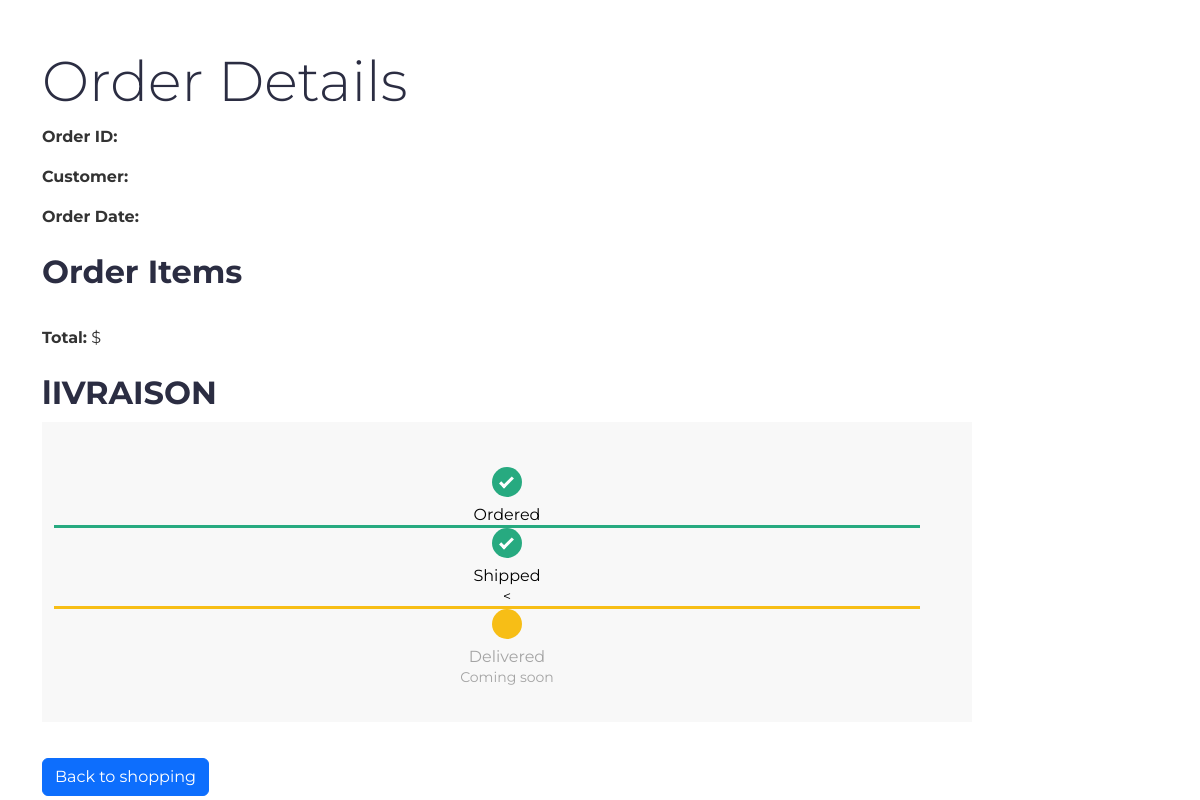
The page /order/123/ on the database as committed earlier.
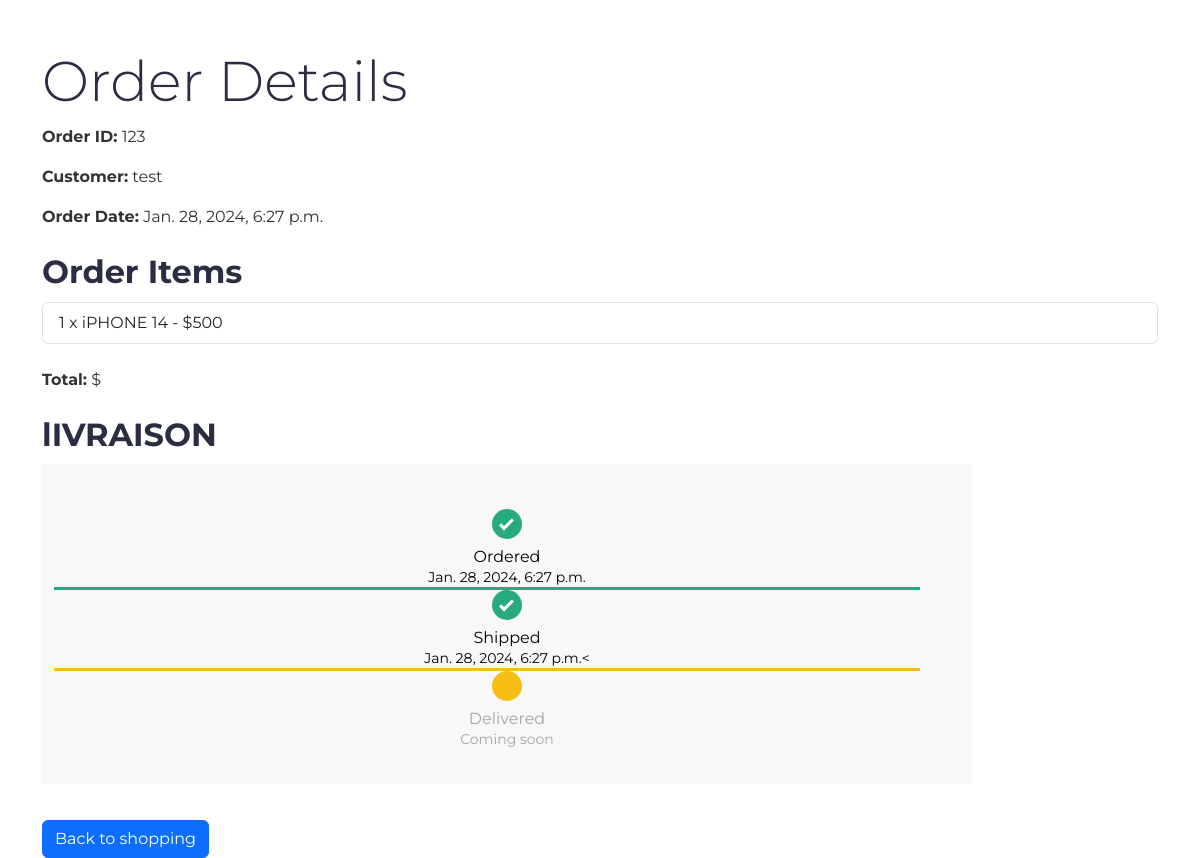
The same page on the database as committed later.
### store/models/Cart.py (models this page shows, shortened)
class Order(models.Model):
    customer = models.ForeignKey(Customer, on_delete=models.CASCADE)
    created_at = models.DateTimeField(auto_now_add=True)

class CartItem(models.Model):
    cart = models.ForeignKey(Cart, on_delete=models.CASCADE)
    product = models.ForeignKey(Product, on_delete=models.CASCADE)
    quantity = models.PositiveIntegerField(default=0)
    order = models.ForeignKey('Order', on_delete=models.SET_NULL, null=True, blank=True)

### store/models/Client.py (models this page shows, shortened)
class Customer(models.Model):
    fname = models.CharField(blank=True,max_length=50)
    phone = models.CharField(blank=True,max_length=10)
    adresse = models.CharField(blank=True, max_length=500)
    email = models.EmailField()
    username = models.CharField(blank=True,max_length=50)
    password = models.CharField(max_length=100)

### store/models/Product.py (models this page shows, shortened)
class Product(models.Model):
    name = models.CharField(max_length=60)
    price= models.IntegerField(default=0)
    description= models.TextField(max_length=25000, default='', blank=True, null= True)
    image= models.ImageField(upload_to='static/website/img/')
    stock = models.IntegerField(default=0)
    category = models.ForeignKey(Category, on_delete=models.CASCADE, default=1)

### store/views/Order.py (the view)
# urls.py: path('order/<int:order_id>/', order_detail, name='order_detail'),
def order_detail(request, order_id):
    try:
        order = Order.objects.get(pk=order_id)
        order_items = CartItem.objects.filter(cart__client=order.customer)
    except Order.DoesNotExist:
        print(f"Order with ID {order_id} does not exist.")
        return render(request, 'store/OrderDetail.html')
    print("Order ID:", order.id)
    print("Customer ID:", order.customer.id)
    context = {
        'order': order,
        'order_items': order_items,
    }
    return render(request, 'store/OrderDetail.html', context)

### store/templates/store/OrderDetail.html (shortened to what this page needs)
{% load static %}
<!DOCTYPE html>
<html lang="en">
<head>
    <link href="https://cdn.jsdelivr.net/npm/bootstrap@5.3.0/dist/css/bootstrap.min.css" rel="stylesheet">
    <link type="text/css" rel="stylesheet" href="{% static 'website/css/slick.css' %}"/>
    <link type="text/css" rel="stylesheet" href="{% static 'website/css/slick-theme.css' %}"/>
    <link type="text/css" rel="stylesheet" href="{% static 'website/css/nouislider.min.css' %}"/>
    <link rel="stylesheet" href="{% static 'website/css/font-awesome.min.css' %}">
    <link type="text/css" rel="stylesheet" href="{% static 'website/css/style.css' %}"/>
</head>
<body>
<div class="container mt-5">
    <h1 class="display-4">Order Details</h1>
    <p><strong>Order ID:</strong> {{ order.id }}</p>
    <p><strong>Customer:</strong> {{ order.customer.username }}</p>
    <p><strong>Order Date:</strong> {{ order.created_at }}</p>
    <h2 class="mt-4">Order Items</h2>
    <ul class="list-group">
        {% for order_item in order_items %}
        <li class="list-group-item">
            {{ order_item.quantity }} x {{ order_item.product.name }} - ${{ order_item.product.price }}
        </li>
        {% endfor %}
    </ul>
    <p class="mt-4"><strong>Total:</strong> ${{ total_price }}</p>
      <h2 class="mt-4">lIVRAISON  </h2>
    <div class="container">
    <div class="row">
        <div class="col-12 col-md-10 hh-grayBox pt45 pb20">
            <div class="row justify-content-between">
                <div class="order-tracking completed">
                    <span class="is-complete"></span>
                    <p>Ordered<br><span>{{ order.created_at }}</span></p>
                </div>
                <div class="order-tracking completed">
                    <span class="is-complete"></span>
                    <p>Shipped<br><span>{{ order.created_at }}<</span></p>
                </div>
                <div class="order-tracking">
                    <span class="is-complete"></span>
                    <p>Delivered<br><span>Coming soon</span></p>
                </div>
            </div>
        </div>
    </div>
</div>
<a href="{% url 'home.html' %}" class="btn btn-primary mt-3">Back to shopping</a>
</div>
</body>
</html>

Rows that differ between the two databases and show on the page:
added Order: id "123", customer.username "test", created_at "Jan. 28, 2024, 6:27 p.m."
added CartItem: quantity "1", product.name "iPHONE 14", product.price "500"
